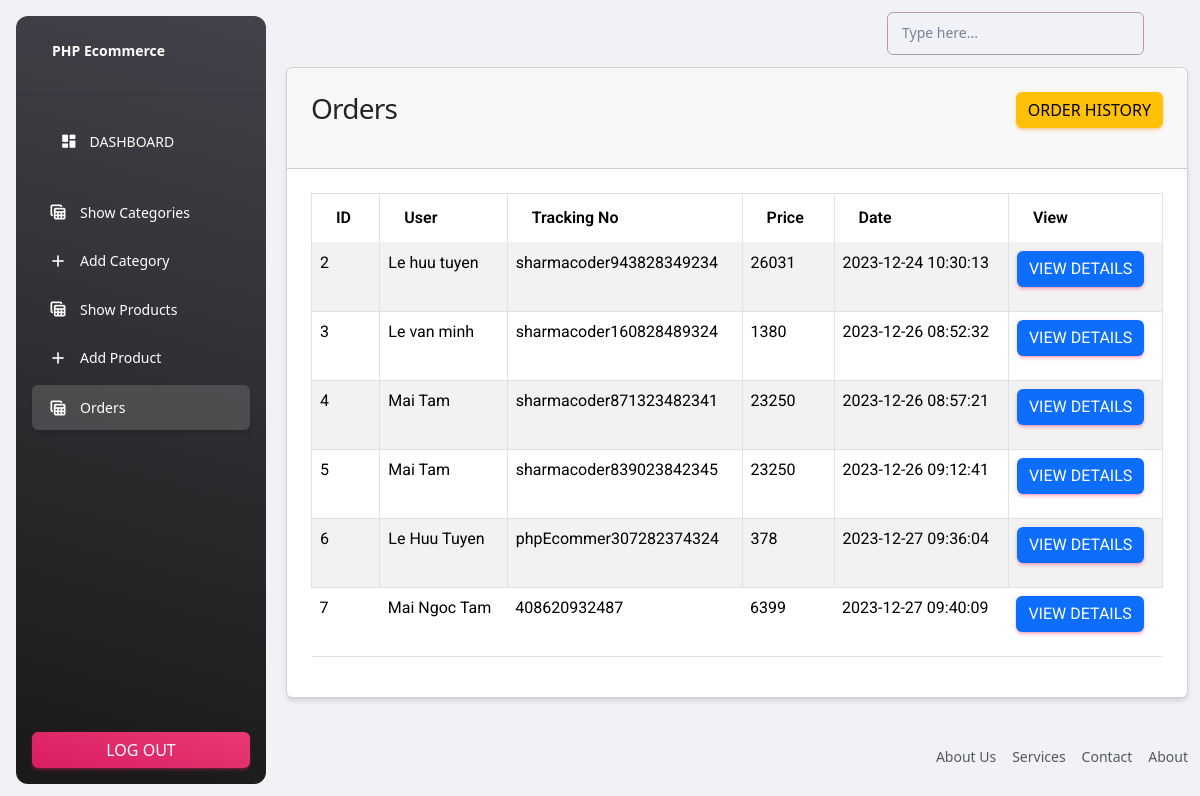
/admin/orders.php (signed in), run on the app's committed database.
### tables this page shows
CREATE TABLE `tbl_order` (
  `id` int(11) NOT NULL,
  `tracking_no` varchar(199) NOT NULL,
  `user_id` int(191) NOT NULL,
  `name` varchar(255) NOT NULL,
  `email` varchar(191) NOT NULL,
  `phone` varchar(191) NOT NULL,
  `address` mediumtext NOT NULL,
  `pincode` int(191) NOT NULL,
  `total_price` int(191) NOT NULL,
  `payment_mode` varchar(191) NOT NULL,
  `payment_id` varchar(191) DEFAULT NULL,
  `status` tinyint(4) NOT NULL DEFAULT 0,
  `comments` varchar(255) DEFAULT NULL,
  `created_at` timestamp NOT NULL DEFAULT current_timestamp()
);

### function/myfunction.php (called while the page is built, shortened)
<?php
    include '../config/dbcon.php';
    function getAllOrders(){
        global $con;
        $query = "SELECT * FROM tbl_order WHERE status = '0'";
        return $query_run = mysqli_query($con, $query);
    }
?>

### admin/orders.php (the view, shortened to what this page needs)
<?php
    include 'includes/header.php';
?>
<div class="container">
    <div class="row">
        <div class="col-md-12">
            <div class="card">
                <div class="card-header">
                    <h3>Orders
                        <a href="order-history.php" class="btn btn-warning float-end">Order History</a>
                    </h3>
                </div>
                <div class="card-body" id="orders_table">
                    <table class="table table-bordered table-striped">
                        <thead>
                            <tr>
                                <th>ID</th>
                                <th>User</th>
                                <th>Tracking No</th>
                                <th>Price</th>
                                <th>Date</th>
                                <th>View</th>
                            </tr>
                        </thead>
                        <tbody>
                            <?php
                                $orders = getAllOrders();
                                if(mysqli_num_rows($orders) > 0){
                                    foreach ($orders as $item){
                                        ?>
                                            <tr>
                                                <td><?= $item['id']?></td>
                                                <td><?= $item['name']?></td>
                                                <td><?= $item['tracking_no']?></td>
                                                <td><?= $item['total_price']?></td>
                                                <td><?= $item['created_at']?></td>
                                                <td>
                                                    <a href="view_order.php?t=<?= $item['tracking_no']?>" class='btn btn-primary'>View Details</a>
                                                </td>
                                            </tr>
                                        <?php
                                    }
                                }else{
                                    ?>
                                        <tr>
                                            <td colspan="5">No Orders Yet!</td>
                                        </tr>
                                    <?php
                                }
                            ?>
                        </tbody>
                    </table>
                </div>
            </div>
        </div>
    </div>
</div>
<?php include 'includes/footer.php';?>

### data on the page
tbl_order: id "2", name "Le huu tuyen", tracking_no "sharmacoder943828349234", total_price "26031", created_at "2023-12-24 10:30:13"
tbl_order: id "3", name "Le van minh", tracking_no "sharmacoder160828489324", total_price "1380", created_at "2023-12-26 08:52:32"
tbl_order: id "4", name "Mai Tam", tracking_no "sharmacoder871323482341", total_price "23250", created_at "2023-12-26 08:57:21"
tbl_order: id "5", name "Mai Tam", tracking_no "sharmacoder839023842345", total_price "23250", created_at "2023-12-26 09:12:41"
tbl_order: id "6", name "Le Huu Tuyen", tracking_no "phpEcommer307282374324", total_price "378", created_at "2023-12-27 09:36:04"
tbl_order: id "7", name "Mai Ngoc Tam", tracking_no "408620932487", total_price "6399", created_at "2023-12-27 09:40:09"
